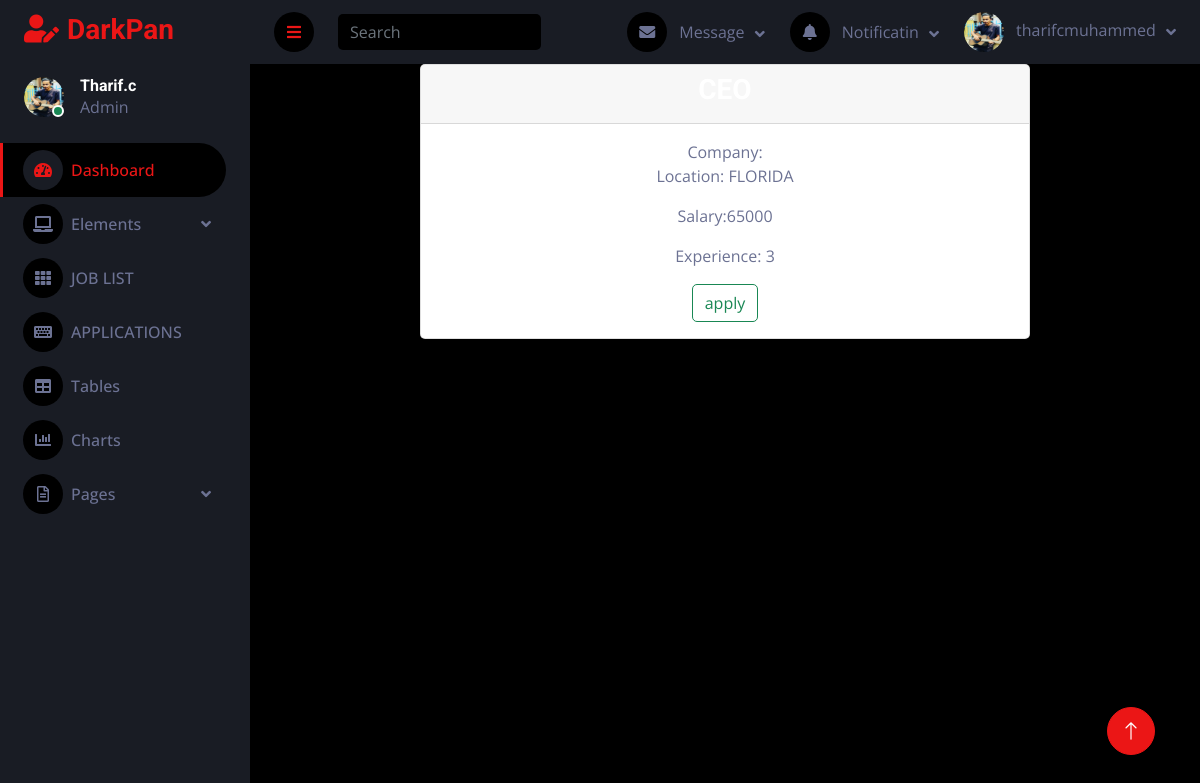
The page /candidate/job-detail/5 (signed in) on the database its author committed.
### employer/models.py (models this page shows, shortened)
class User(AbstractUser):
    options=(
        ("employer","employer"),
        ("candidate","candidate")
    )
    role=models.CharField(max_length=120,choices=options,default="candidate")
    phone=models.CharField(max_length=12,null=True)
    date_of_birth=models.DateField(null=True)

class Jobs(models.Model):
    job_title=models.CharField(max_length=150)
    company=models.ForeignKey(User,on_delete=models.CASCADE,related_name="company")
    location=models.CharField(max_length=130)
    salary=models.PositiveIntegerField(null=True)
    experience=models.PositiveIntegerField(default=0)
    created_data=models.DateField(auto_now_add=True)
    last_date=models.DateField(null=True)
    active_status=models.BooleanField(default=True)

### candidate/views.py (the view)
# urls.py: path('job-detail/<int:id>',views.CandidateJobDetailView.as_view(),name="candidate-detail-job"),
class CandidateJobDetailView(DetailView):
    model = Jobs
    context_object_name = "job"
    template_name = "candidate-job-detail.html"
    pk_url_kwarg = "id"
    def get_context_data(self, **kwargs):
        context=super().get_context_data(**kwargs)
        is_applied=Applications.objects.filter(applicant=self.request.user,job=self.object)
        context["is_applied"]=is_applied
        return context

### candidate/templates/candidate-job-detail.html
{%extends "candidatebase.html"%}
{%block body_block%}
<div class="row">
    <div class="col-2"></div>
    <div class="col-8">
        <div class="card text-center">
            <div class="card-header" >
               <h3> {{job.job_title}} </h3>
            </div>
            <div class="card-body">
                    Company:{{job.company_name}}
                <p class="card-text">
                   Location: {{job.location}}
                </p>
                <p class="card-text">
                    Salary:{{job.salary}}
                </p>
                <p class="card-text">
                    Experience: {{job.experience}}
                </p>
                    {%if is_appiled%}
                                    <a href="" class="btn btn-outline-primary"> applied</a>
                {%else%}
                         <a href="{%url 'applynow' job.id %}" class="btn btn-outline-success"> apply</a>
                {%endif%}
            </div>
        </div>
    </div>
    <div class="col-2"></div>
</div>
{%endblock%}

### candidate/templates/candidatebase.html (shortened to what this page needs)
<!DOCTYPE html>
<html lang="en">
{%load static%}
<head>
    <link href="https://cdnjs.cloudflare.com/ajax/libs/font-awesome/5.10.0/css/all.min.css" rel="stylesheet">
    <link href="https://cdn.jsdelivr.net/npm/bootstrap-icons@1.4.1/font/bootstrap-icons.css" rel="stylesheet">
    <link href="{%static 'lib/owlcarousel/assets/owl.carousel.min.css'%}" rel="stylesheet">
    <link href="{%static 'lib/tempusdominus/css/tempusdominus-bootstrap-4.min.css'%}" rel="stylesheet"/>
    <link href="{%static 'css/bootstrap.min.css'%}" rel="stylesheet">
    <link href="{%static 'css/style.css'%}" rel="stylesheet">
</head>
<body>
<div class="container-fluid position-relative d-flex p-0">
    <div class="sidebar pe-4 pb-3">
        <nav class="navbar bg-secondary navbar-dark">
            <a href="index.html" class="navbar-brand mx-4 mb-3">
                <h3 class="text-primary"><i class="fa fa-user-edit me-2"></i>DarkPan</h3>
            </a>
            <div class="d-flex align-items-center ms-4 mb-4">
                <div class="position-relative">
                    <img class="rounded-circle" src="{%static 'img/user.jpg'%}" alt=""
                         style="width: 40px; height: 40px;">
                    <div class="bg-success rounded-circle border border-2 border-white position-absolute end-0 bottom-0 p-1"></div>
                </div>
                <div class="ms-3">
                    <h6 class="mb-0">Tharif.c</h6>
                    <span>Admin</span>
                </div>
            </div>
            <div class="navbar-nav w-100">
                <a href="index.html" class="nav-item nav-link active"><i class="fa fa-tachometer-alt me-2"></i>Dashboard</a>
                <div class="nav-item dropdown">
                    <a href="#" class="nav-link dropdown-toggle" data-bs-toggle="dropdown"><i
                            class="fa fa-laptop me-2"></i>Elements</a>
                </div>
                <a href="{%url 'candidate-job-list'%}" class="nav-item nav-link"><i class="fa fa-th me-2"></i>JOB LIST</a>
                <a href="{%url 'candidate-applications'%}" class="nav-item nav-link"><i class="fa fa-keyboard me-2"></i>APPLICATIONS</a>
                <a href="table.html" class="nav-item nav-link"><i class="fa fa-table me-2"></i>Tables</a>
                <a href="chart.html" class="nav-item nav-link"><i class="fa fa-chart-bar me-2"></i>Charts</a>
                <div class="nav-item dropdown">
                    <a href="#" class="nav-link dropdown-toggle" data-bs-toggle="dropdown"><i
                            class="far fa-file-alt me-2"></i>Pages</a>
                </div>
            </div>
        </nav>
    </div>
    <div class="content">
        <nav class="navbar navbar-expand bg-secondary navbar-dark sticky-top px-4 py-0">
            <a href="#" class="sidebar-toggler flex-shrink-0">
                <i class="fa fa-bars"></i>
            </a>
            <form class="d-none d-md-flex ms-4">
                <input class="form-control bg-dark border-0" type="search" placeholder="Search">
            </form>
            <div class="navbar-nav align-items-center ms-auto">
                <div class="nav-item dropdown">
                    <a href="#" class="nav-link dropdown-toggle" data-bs-toggle="dropdown">
                        <i class="fa fa-envelope me-lg-2"></i>
                        <span class="d-none d-lg-inline-flex">Message</span>
                    </a>
                </div>
                <div class="nav-item dropdown">
                    <a href="#" class="nav-link dropdown-toggle" data-bs-toggle="dropdown">
                        <i class="fa fa-bell me-lg-2"></i>
                        <span class="d-none d-lg-inline-flex">Notificatin</span>
                    </a>
                </div>
                <div class="nav-item dropdown">
                    <a href="#" class="nav-link dropdown-toggle" data-bs-toggle="dropdown">
                        <img class="rounded-circle me-lg-2" src="{%static 'img/user.jpg'%}" alt=""
                             style="width: 40px; height: 40px;">
                        <span class="d-none d-lg-inline-flex">{{request.user}}</span>
                    </a>
                </div>
            </div>
        </nav>
        <div class="container-fluid">
            {%block body_block%}
            {%endblock%}
        </div>
    </div>
</div>
<a href="#" class="btn btn-lg btn-primary btn-lg-square back-to-top"><i class="bi bi-arrow-up"></i></a>
</body>
</html>

### employer/static/css/style.css (style rules this page uses)
:root { --primary: #EB1616; --secondary: #191C24; --light: #6C7293; --dark: #000000; }
.back-to-top { position: fixed; display: none; right: 45px; bottom: 45px; z-index: 99; }
.btn { transition: .5s; }
.btn-lg-square { width: 48px; height: 48px; }
.btn-square, .btn-sm-square, .btn-lg-square { padding: 0; display: inline-flex; align-items: center; justify-content: center; font-weight: normal; border-radius: 50px; }
.sidebar { position: fixed; top: 0; left: 0; bottom: 0; width: 250px; height: 100vh; overflow-y: auto; background: var(--secondary); transition: 0.5s; z-index: 999; }
.content { margin-left: 250px; min-height: 100vh; background: var(--dark); transition: 0.5s; }
@media (min-width: 992px) { .sidebar { margin-left: 0; } }
@media (min-width: 992px) { .content { width: calc(100% - 250px); } }
.sidebar .navbar .navbar-nav .nav-link { padding: 7px 20px; color: var(--light); font-weight: 500; border-left: 3px solid var(--secondary); border-radius: 0 30px 30px 0; outline: none; }
.sidebar .navbar .navbar-nav .nav-link:hover, .sidebar .navbar .navbar-nav .nav-link.active { color: var(--primary); background: var(--dark); border-color: var(--primary); }
.sidebar .navbar .navbar-nav .nav-link i { width: 40px; height: 40px; display: inline-flex; align-items: center; justify-content: center; background: var(--dark); border-radius: 40px; }
.sidebar .navbar .navbar-nav .nav-link:hover i, .sidebar .navbar .navbar-nav .nav-link.active i { background: var(--secondary); }
.sidebar .navbar .dropdown-toggle::after { position: absolute; top: 15px; right: 15px; border: none; content: "\f107"; font-family: "Font Awesome 5 Free"; font-weight: 900; transition: .5s; }
.content .navbar .navbar-nav .nav-link { margin-left: 25px; padding: 12px 0; color: var(--light); outline: none; }
.content .navbar .sidebar-toggler, .content .navbar .navbar-nav .nav-link i { width: 40px; height: 40px; display: inline-flex; align-items: center; justify-content: center; background: var(--dark); border-radius: 40px; }
.content .navbar .dropdown-toggle::after { margin-left: 6px; vertical-align: middle; border: none; content: "\f107"; font-family: "Font Awesome 5 Free"; font-weight: 900; transition: .5s; }

### rows shown on the page
User: user "tharifcmuhammed"
Jobs: location "FLORIDA", salary "65000", experience "3"
